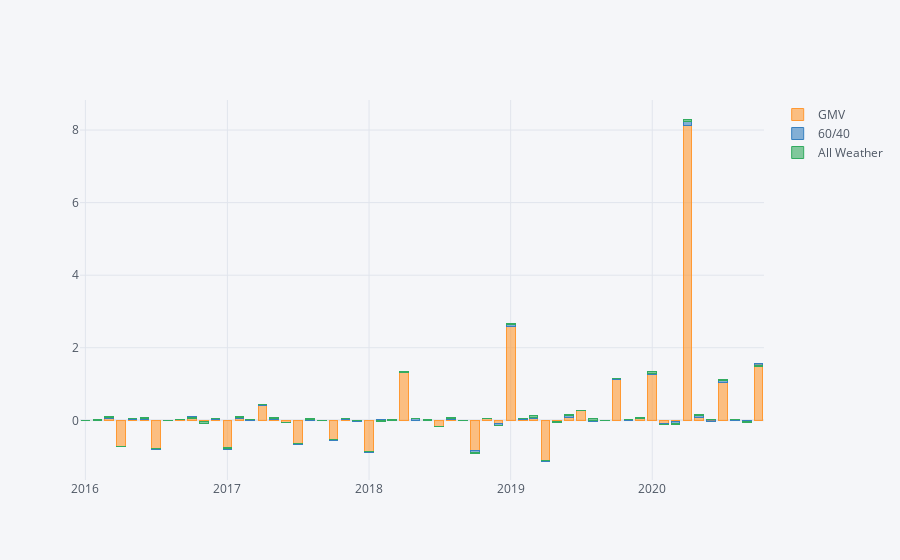

Notebook cell for this chart:
### Code cell
aw_64.bar_plot('GMV VS 60/40 VS All Weather Monthly Return', 'monthly')
